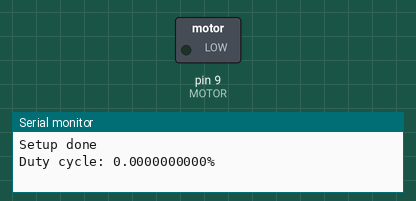
Recording of a sketch running on a simulated Arduino Uno, built with avr-gcc and run on an emulated ATmega328P. Parts: switched loads named in the sketch (green lamp = pin HIGH), the last lines printed to the serial monitor.

Above: at 0.05 s.
At 2.35 s:
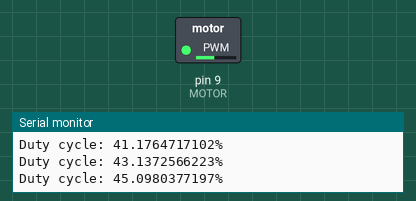
At 4.7 s:
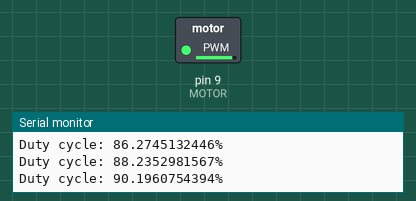
At 9.4 s:
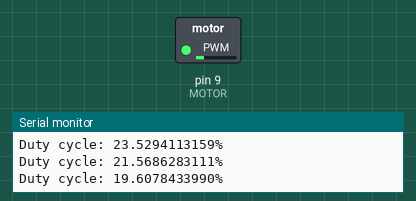
Timing chart, 0 to 13.5 s (numbered marks = the images above):
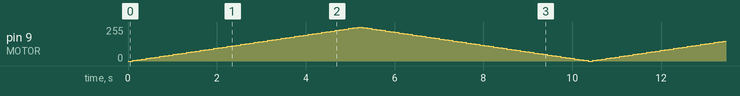

The sketch:

motor_test.ino
```cpp
/*
 * dynamics_data.ino
 *
 * Collects dynamics data (position) with
 * some varying (bounded) input PWM
 *
 * EE16B Fall 2016
 * John Maidens, Emily Naviasky & Nathaniel Mailoa
 *
 * EE16B Fall 2017
 * Andrew Blatner
 *
 * EE16B Spring 2019
 * Mia Mirkovic
 *
 * EE16B Spring 2021
 * Hossein Najafi
 */

#define MOTOR                  9
#define RED_LED          12

#define GREEN_LED      13
#define my_delay      100
int pwm = 0;
int dir = 1;

void setup(void) {
  Serial.begin(38400);

  pinMode(MOTOR, OUTPUT);
  Serial.print("Setup done\n");

  write_pwm();

}

void loop(void) {

  float duty_cycle = float(pwm)/255*100;
  write_pwm();
  Serial.print("Duty cycle: ");
  Serial.print(duty_cycle,DEC);
  Serial.println("%");
  pwm = pwm + dir*5;
  if (pwm >= 255) {
    dir = -1;
  }
  if (pwm <= 0) {
    dir = 1;
  }
  delay(my_delay);
}

/*---------------------------*/
/*     Helper functions      */
/*---------------------------*/

void write_pwm(void) {
  analogWrite(MOTOR,  pwm); //(min(max(0, pwm), 255)));
}
```
